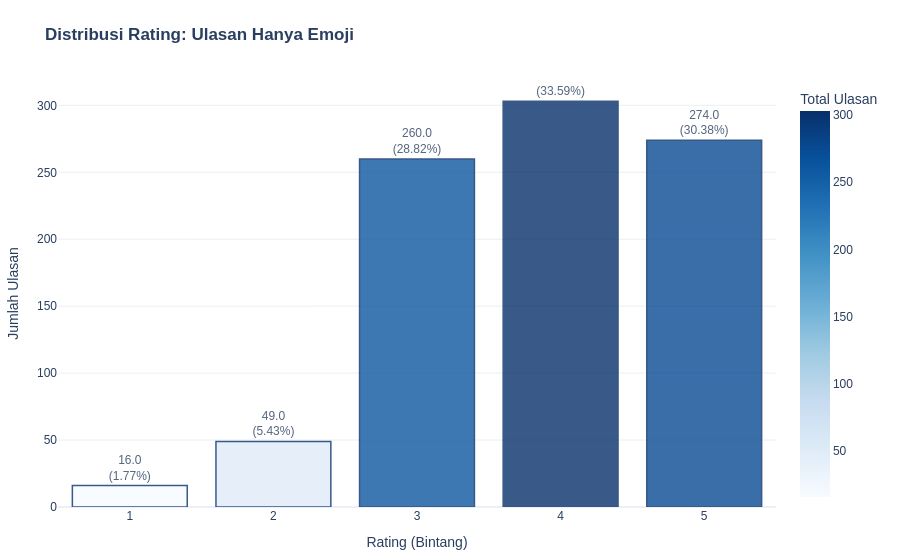

Notebook cell for this chart:
### Code cell
import plotly.express as px
import plotly.graph_objects as go

counts = df_only_emoji['rating'].value_counts().sort_index().reset_index()
counts.columns = ['Rating', 'Jumlah']
total_emoji = counts['Jumlah'].sum()
counts['Persentase'] = (counts['Jumlah'] / total_emoji * 100).round(2)
fig = px.bar(
    counts, 
    x='Rating', 
    y='Jumlah',
    text=counts.apply(lambda r: f"{r['Jumlah']}<br>({r['Persentase']}%)", axis=1), # Label di atas batang
    color='Jumlah',
    color_continuous_scale='Blues',
    title='<b>Distribusi Rating: Ulasan Hanya Emoji</b>',
    labels={'Rating': 'Rating (Bintang)', 'Jumlah': 'Total Ulasan'},
    template='plotly_white'
)

fig.update_traces(
    textposition='outside',
    marker_line_color='rgb(8,48,107)', 
    marker_line_width=1.5, 
    opacity=0.8
)

fig.update_layout(
    xaxis=dict(tickmode='linear'),
    yaxis_title="Jumlah Ulasan",
    font=dict(family="Arial", size=12),
    margin=dict(l=50, r=50, t=80, b=50),
    showlegend=False
)

fig.show()

### Figure 1 — Plotly figure (JSON) as saved in the notebook; plotly's stock layout.template omitted (floating-point values rounded to 4 significant figures)
{"data": [{"hovertemplate": "Rating (Bintang)=%{x}<br>Total Ulasan=%{marker.color}<br>text=%{text}<extra></extra>", "legendgroup": "", "marker": {"color": [16, 49, 260, 303, 274], "coloraxis": "coloraxis", "line": {"color": "rgb(8,48,107)", "width": 1.5}, "pattern": {"shape": ""}}, "name": "", "opacity": 0.8, "orientation": "v", "showlegend": false, "text": ["16.0<br>(1.77%)", "49.0<br>(5.43%)", "260.0<br>(28.82%)", "303.0<br>(33.59%)", "274.0<br>(30.38%)"], "textposition": "outside", "type": "bar", "x": [1, 2, 3, 4, 5], "xaxis": "x", "y": [16, 49, 260, 303, 274], "yaxis": "y"}], "layout": {"barmode": "relative", "coloraxis": {"colorbar": {"title": {"text": "Total Ulasan"}}, "colorscale": [[0, "rgb(247,251,255)"], [0.125, "rgb(222,235,247)"], [0.25, "rgb(198,219,239)"], [0.375, "rgb(158,202,225)"], [0.5, "rgb(107,174,214)"], [0.625, "rgb(66,146,198)"], [0.75, "rgb(33,113,181)"], [0.875, "rgb(8,81,156)"], [1, "rgb(8,48,107)"]]}, "font": {"family": "Arial", "size": 12}, "legend": {"tracegroupgap": 0}, "margin": {"b": 50, "l": 50, "r": 50, "t": 80}, "showlegend": false, "title": {"text": "<b>Distribusi Rating: Ulasan Hanya Emoji</b>"}, "xaxis": {"anchor": "y", "domain": [0, 1], "tickmode": "linear", "title": {"text": "Rating (Bintang)"}}, "yaxis": {"anchor": "x", "domain": [0, 1], "title": {"text": "Jumlah Ulasan"}}}}
